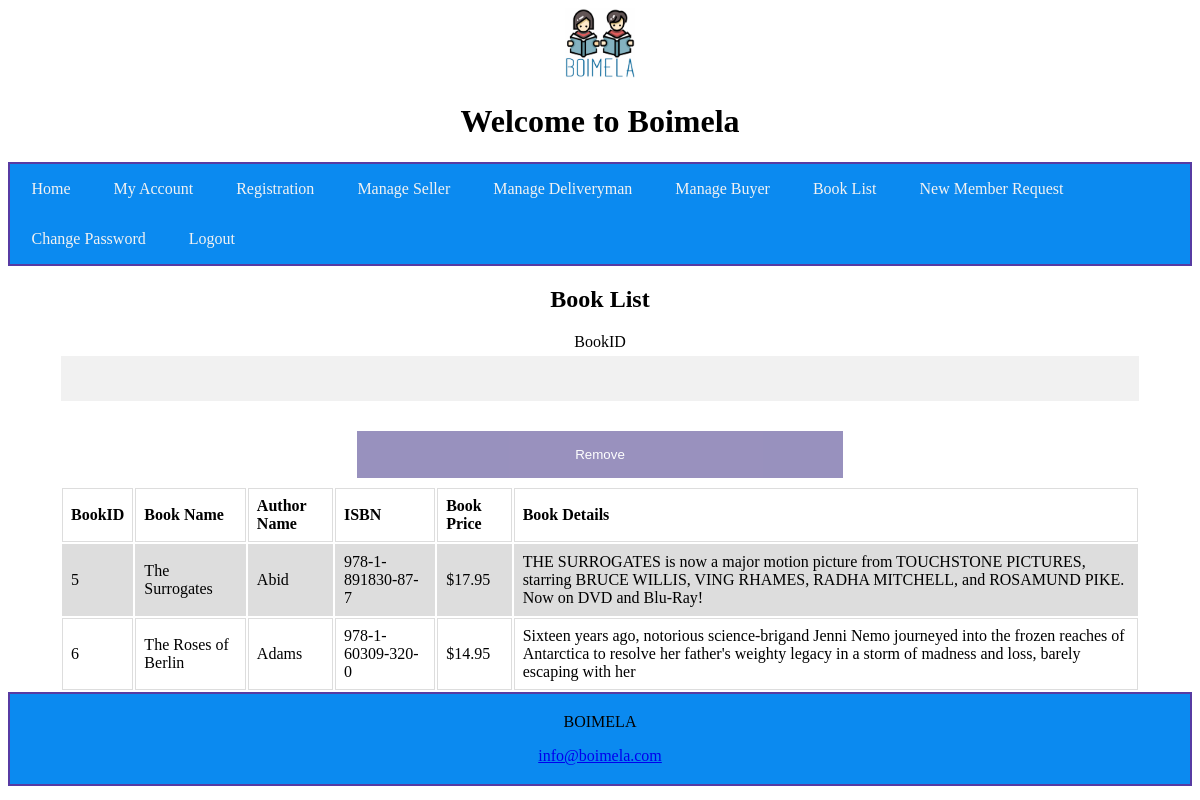
Page /view/BookList.php (signed in) on the committed database.
### tables this page shows
CREATE TABLE `books` (
  `BookID` int(11) NOT NULL,
  `ISBN` varchar(100) NOT NULL,
  `BookName` varchar(100) NOT NULL,
  `AuthorName` varchar(100) NOT NULL,
  `BookDetails` varchar(200) NOT NULL,
  `BookPrice` varchar(100) NOT NULL,
  `SID` int(11) NOT NULL
);

### view/BookList.php (the view, shortened to what this page needs)
<?php
$connection = new db();
$conobj=$connection->OpenCon();
$sql = "SELECT * FROM books";
$books = $conobj->query($sql);
?>
<!DOCTYPE html>
<html>
    <head>
        <link rel="stylesheet" type="text/css" href="../css/mycss.css">
    </head>
    <body>
        <div>
            <div class="top-logo">
                <img src="../upload/boimela.png" alt="Boimela" width="70" height="70">
                <h1>Welcome to Boimela</h1>
            </div>
            <div class="sticky">
                <div class="topnav">
                    <a href="adminDashboard.php">Home</a>
                    <a href="myaccount.php">My Account</a>
                    <a href="UserRegistration.php">Registration</a>
                    <a href="ManageSeller.php">Manage Seller</a>
                    <a href="ManageDeliveryman.php">Manage Deliveryman</a>
                    <a href="ManageBuyer.php">Manage Buyer</a>
                    <a href="BookList.php">Book List</a>
                    <a href="NewMemberRequest.php">New Member Request</a>
                    <a href="changepass.php">Change Password</a>
                    <a href="../control/logout.php">Logout</a>
                </div>
            </div>
        </div>
        <div class="center">
            <h2>Book List</h2>
            <form  style="text-align:center" action="" method="POST">
                    <label for="deleteacc">BookID</label>
                    <input  style="text-align:center" type="text" name="deleteacc">
                    <input class="btn-design" name="button" type="submit" value="Remove">
            </form>
            <table class="center">
                <tr>
                <th>BookID</th>
                <th>Book Name</th>
                <th>Author Name</th>
                <th>ISBN</th>
                <th>Book Price</th>
                <th>Book Details</th>
                </tr>
            <?php while($row = $books->fetch_assoc()){ ?>
                <tr>
                    <td><?php echo $row['BookID']; ?></td>
                    <td><?php echo $row['BookName']; ?></td>
                    <td><?php echo $row['AuthorName']; ?></td>
                    <td><?php echo $row['ISBN']; ?></td>
                    <td><?php echo $row['BookPrice']; ?></td>
                    <td><?php echo $row['BookDetails']; ?></td>
                </tr>
                <?php } ?>
                </table>
        </div>
    <footer>
        <div style= "color: black; fontsize: 25px;">
            <p>BOIMELA<br>
        </div>
            <a href="mailto:info@boimela.com" >info@boimela.com</a></p>
    </footer>
    </body>
</html>

### css/mycss.css (style rules this page uses)
h1, h2, h3 { text-align: center; }
.top-logo { text-align: center; }
div.sticky { position: sticky; top: 0; padding: 0; border: 2px solid #573BA3; }
.center { width:1080px; margin:0 auto; }
.topnav { overflow: hidden; background-color: #0B8AF0; }
.topnav a { margin: 2px 5.5px 2px 5.5px; float: left; display: block; color: #f2f2f2; text-align: center; padding: 14px 16px; text-decoration: none; }
footer { text-align: center; padding: 3px; background-color: #0B8AF0; color: white; border: 2px solid #573BA3; }
input[type=text], input[type=password] { width: 97%; padding: 15px; margin: 5px 0 22px 0; display: inline-block; border: none; background: #f1f1f1; }
.btn-design { background-color: #685ea0c0; align-items: center; color: white; padding: 16px 20px; margin: 8px 0; border: none; cursor: pointer; width: 45%; opacity: 0.9; }

### view/BookList.php (style rules this page uses)
td, th { border: 1px solid #dddddd; text-align: left; padding: 8px; }
tr:nth-child(even) { background-color: #dddddd; }

### rows in the picture
books: BookID "5", BookName "The Surrogates", AuthorName "Abid", ISBN "978-1-891830-87-7", BookPrice "$17.95", BookDetails "THE SURROGATES is now a major motion picture from TOUCHSTONE PICTURES, starring BRUCE WILLIS, VING RHAMES, RADHA MITCHELL, and ROSAMUND PIKE. Now on DVD and Blu-Ray!"
books: BookID "6", BookName "The Roses of Berlin", AuthorName "Adams", ISBN "978-1-60309-320-0", BookPrice "$14.95", BookDetails "Sixteen years ago, notorious science-brigand Jenni Nemo journeyed into the frozen reaches of Antarctica to resolve her father's weighty legacy in a storm of madness and loss, barely escaping with her"
